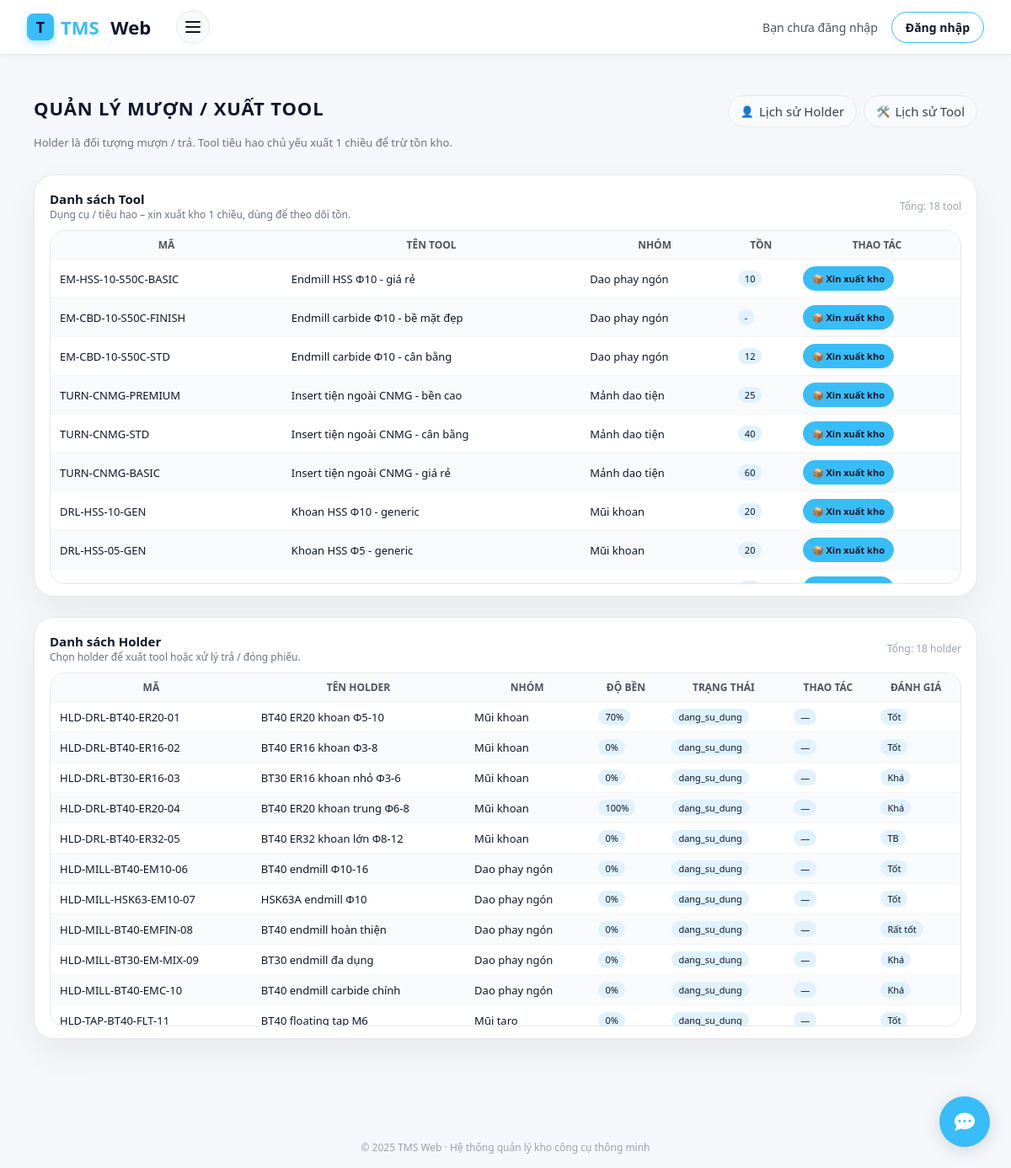
The page /borrow/ on the database as committed earlier.
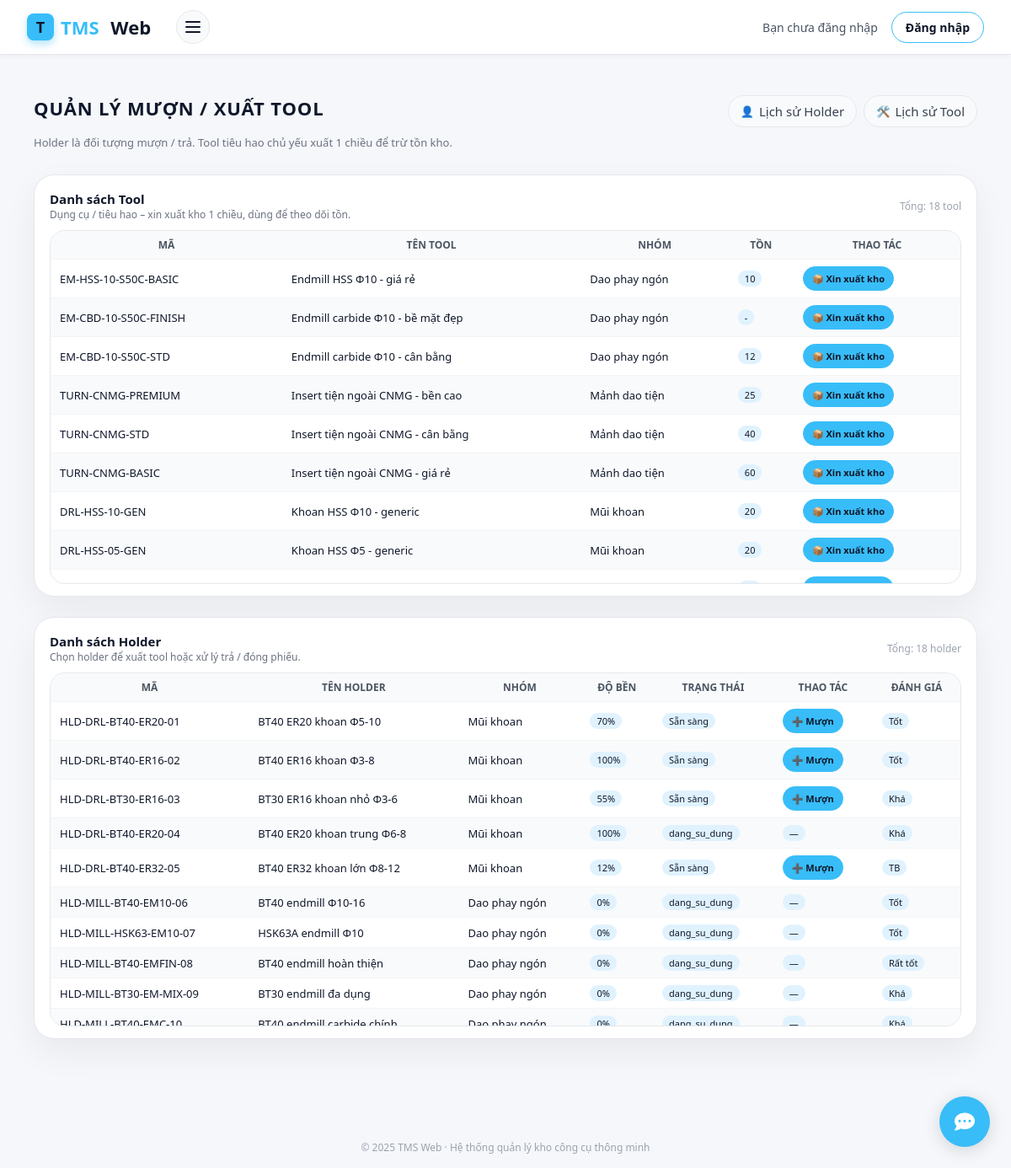
The same page on the database as committed later.
### tool/models.py (models this page shows, shortened)
class Tool(models.Model):
    LOAI_GIA_CONG_CHOICES = [
        ("DRILL", "Khoan"),
        ("MILL", "Phay"),
        ("TAP", "Taro"),
        ("REAM", "Doa"),
        ("TURN", "Tiện"),
    ]
    NHOM_VL_CHOICES = [
        ("P", "Thép (ISO P)"),
        ("M", "Thép không gỉ (ISO M)"),
        ("K", "Gang (ISO K)"),
        ("N", "Nhôm/kim loại màu (ISO N)"),
        ("S", "Hợp kim chịu nhiệt (ISO S)"),
        ("H", "Thép đã tôi (ISO H)"),
    ]
    ten_tool = models.CharField(
        max_length=200,
        verbose_name="Tên tool"
    )
    ma_tool = models.CharField(
        max_length=50,
        unique=True,
        verbose_name="Mã tool"
    )
    nhom_tool = models.CharField(
        max_length=100,
        verbose_name="Nhóm tool",
        help_text="VD: Mũi khoan, Dao phay, Mũi taro…"
    )
    dong_tool = models.CharField(
        max_length=100,
        blank=True,
        verbose_name="Dòng tool",
        help_text="VD: Drill, Endmill, Tap…"
    )
    nha_san_xuat = models.CharField(
        max_length=100,
        blank=True,
        verbose_name="Nhà sản xuất"
    )
    ma_nha_sx = models.CharField(
        max_length=100,
        blank=True,
        verbose_name="Mã nhà sản xuất"
    )
    tieu_chuan = models.CharField(
        max_length=100,
        blank=True,
        verbose_name="Tiêu chuẩn"
    )
    model = models.CharField(
        max_length=100,
        blank=True,
        verbose_name="Model"
    )
    vat_lieu_phu_hop = models.CharField(
        max_length=200,
        blank=True,
        verbose_name="Vật liệu gia công phù hợp",
        help_text="VD: C45, S50C, SUS304…"
    )
    ghi_chu = models.TextField(
        blank=True,
        verbose_name="Ghi chú thêm"
    )
    duong_kinh = models.DecimalField(
        max_digits=6,
        decimal_places=2,
        null=True,
        blank=True,
        verbose_name="Đường kính làm việc (mm)"
    )
    chieu_dai_lam_viec = models.DecimalField(
        max_digits=6,
        decimal_places=2,
        null=True,
        blank=True,
        verbose_name="Chiều dài làm việc (mm)"
    )
    don_vi_tinh = models.CharField(
        max_length=50,
        blank=True,
        verbose_name="Đơn vị tính",
        help_text="VD: cái, hộp, bộ…"
    )
    tuoi_tho_chuan = models.CharField(
        max_length=100,
        blank=True,
        verbose_name="Tuổi thọ chuẩn",
        help_text="VD: 1500 lỗ / 1 tool"
    )
    loai_gia_cong = models.CharField(
        max_length=50,
        choices=LOAI_GIA_CONG_CHOICES,
        verbose_name="Loại gia công chính",
        null=True,
        blank=True,
        help_text="Khoan / Phay / Taro / Doa / Tiện…"
    )
    duong_kinh_min = models.DecimalField(
        max_digits=6,
        decimal_places=2,
        null=True,
        blank=True,
        verbose_name="ĐK min cho phép (mm)"
    )
    duong_kinh_max = models.DecimalField(
        max_digits=6,
        decimal_places=2,
        null=True,
        blank=True,
        verbose_name="ĐK max cho phép (mm)"
    )
    ty_le_sau_lo_max = models.DecimalField(
        max_digits=4,
        decimal_places=1,
        null=True,
        blank=True,
        verbose_name="Tỷ lệ sâu lỗ max (L/D)"
    )
    nhom_vat_lieu_iso = models.CharField(
        max_length=2,
        choices=NHOM_VL_CHOICES,
        blank=True,
        verbose_name="Nhóm vật liệu ISO"
    )
    do_cung_min = models.PositiveIntegerField(
        null=True,
        blank=True,
        verbose_name="Độ cứng vật liệu min (HRC)"
    )
    do_cung_max = models.PositiveIntegerField(
        null=True,
        blank=True,
        verbose_name="Độ cứng vật liệu max (HRC)"
    )
    may_phu_hop = models.CharField(
        max_length=200,
        blank=True,
        verbose_name="Dòng máy phù hợp",
        help_text="VD: VMC 10.000 rpm, CNC tiện, Máy khoan bàn…"
    )
    can_coolant = models.BooleanField(
        default=False,
        verbose_name="Yêu cầu tưới nguội"
    )
    ton_kho = models.PositiveIntegerField(
        default=0,
        verbose_name="Tồn kho hiện tại"
    )
    muc_canh_bao = models.PositiveIntegerField(
        null=True,
        blank=True,
        verbose_name="Mức cảnh báo tối thiểu"
    )
    tu = models.CharField(
    max_length=1,
    blank=True,
    verbose_name="Tủ (A/B/...)"
    )
    ngan = models.PositiveSmallIntegerField(
    null=True,
    blank=True,
    verbose_name="Ngăn (số)"
    )
    may_uu_tien = models.CharField(
        max_length=100,
        blank=True,
        verbose_name="Máy / Line ưu tiên"
    )
    ngay_nhap_kho = models.DateField(
        null=True,
        blank=True,
        verbose_name="Ngày nhập kho"
    )
    gia_tri_mua = models.DecimalField(
        max_digits=15,
        decimal_places=0,
        null=True,
        blank=True,
        verbose_name="Giá trị mua (VND/đv)"
    )
    wear_max = models.PositiveIntegerField(
        null=True,
        blank=True,
        verbose_name="Độ mòn tối đa (%)"
    )
    nguong_thay = models.PositiveIntegerField(
        null=True,
        blank=True,
        verbose_name="Ngưỡng cảnh báo thay (%)"
    )
    hrc_tham_chieu = models.PositiveIntegerField(
        null=True,
        blank=True,
        verbose_name="Độ cứng vật liệu tham chiếu (HRC)"
    )
    che_do_cat_khuyen_nghi = models.TextField(
        blank=True,
        verbose_name="Chế độ cắt khuyến nghị"
    )
    ket_luan_fuzzy = models.TextField(
        blank=True,
        verbose_name="Kết luận fuzzy / khuyến nghị"
    )
    diem_gia = models.PositiveSmallIntegerField(
        null=True,
        blank=True,
        verbose_name="Điểm giá (1=rẻ, 5=rất đắt)"
    )
    diem_do_ben = models.PositiveSmallIntegerField(
        null=True,
        blank=True,
        verbose_name="Điểm độ bền (1=thấp, 5=rất bền)"
    )
    diem_on_dinh = models.PositiveSmallIntegerField(
        null=True,
        blank=True,
        verbose_name="Độ ổn định quá trình (1=kém, 5=rất ổn định)"
    )
    diem_chat_luong_be_mat = models.PositiveSmallIntegerField(
        null=True,
        blank=True,
        verbose_name="Chất lượng bề mặt (1=thô, 5=rất đẹp)"
    )
    diem_san_co = models.PositiveSmallIntegerField(
        null=True,
        blank=True,
        verbose_name="Độ sẵn có (1=khó mua, 5=luôn sẵn)"
    )
    diem_uu_tien_dung_truoc = models.PositiveSmallIntegerField(
        null=True,
        blank=True,
        verbose_name="Mức ưu tiên dùng trước (1=ít, 5=ưu tiên cao)"
    )
    created_at = models.DateTimeField(
        auto_now_add=True,
        verbose_name="Thời gian tạo"
    )
    updated_at = models.DateTimeField(
        auto_now=True,
        verbose_name="Thời gian cập nhật"
    )
    class Meta:
        verbose_name = "Tool tiêu hao"
        verbose_name_plural = "Tool tiêu hao"
        ordering = ["ten_tool", "ma_tool"]
        indexes = [
            models.Index(fields=["ma_tool"]),
            models.Index(fields=["nhom_tool", "dong_tool"]),
            models.Index(fields=["loai_gia_cong", "nhom_vat_lieu_iso"]),
        ]

### holder/models.py (models this page shows, shortened)
class Holder(models.Model):
    ten_thiet_bi = models.CharField(max_length=200)
    nhom_thiet_bi = models.CharField(max_length=100)
    ma_noi_bo = models.CharField(max_length=50, unique=True)
    ma_nha_sx = models.CharField(max_length=100)
    loai_holder = models.CharField(max_length=100, blank=True, null=True)
    so_serial = models.CharField(max_length=100, blank=True, null=True)
    rfid = models.CharField(
    max_length=32,
    unique=True,
    blank=True,
    null=True,
    db_index=True,
    validators=[
        RegexValidator(
            regex=r"^[0-9A-Fa-f]+$",
            message="RFID chỉ gồm ký tự HEX (0-9, A-F).",
        )
    ],
    help_text="Mã RFID của holder (UID tag), ví dụ: A1B2C3D4",
)
    nha_san_xuat = models.CharField(max_length=100, blank=True, null=True)
    nha_cung_cap = models.CharField(max_length=150, blank=True, null=True)
    nguoi_quan_ly = models.CharField(max_length=100, blank=True, null=True)
    TRANG_THAI_CHOICES = [
        ("san_sang", "Sẵn sàng"),
        ("dang_duoc_muon", "Đang được mượn"),
        ("dang_bao_tri", "Đang bảo trì"),
        ("ngung_su_dung", "Ngừng sử dụng"),
    ]
    trang_thai_tai_san = models.CharField(
        max_length=20,
        choices=TRANG_THAI_CHOICES,
        default="san_sang",
    )
    chuan_ga = models.CharField(max_length=50, blank=True, null=True)
    loai_kep = models.CharField(max_length=50, blank=True, null=True)
    chieu_dai_lam_viec = models.DecimalField(
        max_digits=6, decimal_places=2, blank=True, null=True
    )
    duong_kinh_kep_max = models.DecimalField(
        max_digits=6, decimal_places=2, blank=True, null=True
    )
    tu = models.CharField(max_length=50, blank=True, null=True)
    ngan = models.CharField(max_length=50, blank=True, null=True)
    may_uu_tien = models.CharField(max_length=200, blank=True, null=True)
    ngay_nhap_kho = models.DateField(blank=True, null=True)
    gia_tri_mua = models.BigIntegerField(blank=True, null=True)
    chu_ky_kiem_tra = models.CharField(max_length=100, blank=True, null=True)
    lan_kiem_tra_gan_nhat = models.DateField(blank=True, null=True)
    so_lan_ga_thao = models.IntegerField(blank=True, null=True)
    danh_gia_gan_nhat = models.TextField(blank=True, null=True)
    cv = models.DecimalField(  # Độ cứng vững
        max_digits=4, decimal_places=1, blank=True, null=True
    )
    dx = models.DecimalField(  # Độ chính xác gá kẹp
        max_digits=4, decimal_places=1, blank=True, null=True
    )
    mon = models.IntegerField(blank=True, null=True)  # % mòn
    tan_suat = models.IntegerField(blank=True, null=True)  # lần/tháng
    ld = models.DecimalField(  # chiều dài nhô dao
        max_digits=6, decimal_places=2, blank=True, null=True
    )
    ket_luan_fuzzy = models.TextField(blank=True, null=True)
    tool_khuyen_dung = models.ManyToManyField(
        'tool.tool',          # hoặc 'Tool' nếu cùng app
        blank=True,
        related_name='holders_khuyen_dung',
        help_text="Các tool tương thích & khuyên dùng với holder này"
    )
    ma_nhom_tuong_thich = models.CharField(
        max_length=50,
        blank=True,
        null=True,
        help_text="Nếu 2 holder có cùng mã này thì coi như tương thích / thay thế cho nhau"
    )
    created_at = models.DateTimeField(auto_now_add=True)

### accounts/views.py (the view)
# urls.py: path("borrow/", views.borrow_dashboard, name="borrow_dashboard"),
def borrow_dashboard(request):
    tools = Tool.objects.all()[:200]
    holders = Holder.objects.all()[:200]
    context = {
        "tools": tools,
        "holders": holders,
    }
    return render(request, "borrow_dashboard.html", context)

### templates/borrow_dashboard.html (shortened to what the changed rows need)
{% extends "base.html" %}
{% block content %}
<div class="borrow-page">
    <div class="bp-card">
        <div class="bp-table-wrapper">
            <table class="bp-table">
                <thead>
                <tr>
                    <th>Mã</th>
                    <th>Tên tool</th>
                    <th>Nhóm</th>
                    <th>Tồn</th>
                    <th>Thao tác</th>
                </tr>
                </thead>
                <tbody>
                {% for tool in tools %}
                    <tr>
                        <td>{{ tool.ma_tool }}</td>
                        <td>{{ tool.ten_tool }}</td>
                        <td>{{ tool.nhom_tool }}</td>
                        <td>
                            <span class="bp-badge">
                                {{ tool.ton_kho|default:"-" }}
                            </span>
                        </td>
                        <td>
                            <a href="{% url 'tool_muontra:tool_transaction_create' tool.id %}" class="btn-small">
                                📦 Xin xuất kho
                            </a>
                        </td>
                    </tr>
                {% empty %}
                    <tr>
                        <td colspan="5">Chưa có tool nào.</td>
                    </tr>
                {% endfor %}
                </tbody>
            </table>
        </div>
    </div>
    <div class="bp-card">
        <div class="bp-table-wrapper">
            <table class="bp-table">
           <thead>
<tr>
  <th>Mã</th>
  <th>Tên holder</th>
  <th>Nhóm</th>
  <th>Độ bền</th>
  <th>Trạng thái</th>
  <th>Thao tác</th>
  <th>Đánh giá</th>
</tr>
</thead>
<tbody>
{% for holder in holders %}
  <tr>
    <td>{{ holder.ma_noi_bo }}</td>
    <td>{{ holder.ten_thiet_bi }}</td>
    <td>{{ holder.nhom_thiet_bi }}</td>
    <td>
      {% if holder.mon is not None %}
        <span class="bp-badge">{{ holder.mon }}%</span>
      {% else %}
        —
      {% endif %}
    </td>
    <td>
      <span class="bp-badge">{{ holder.get_trang_thai_tai_san_display }}</span>
    </td>
    <td>
      {% if holder.trang_thai_tai_san == "san_sang" %}
        <a href="{% url 'holder_muontra:borrow_for_holder' holder.id %}" class="btn-small">
          ➕ Mượn
        </a>
      {% elif holder.trang_thai_tai_san == "dang_duoc_muon" %}
        <a href="{% url 'holder_muontra:return_for_holder' holder.id %}" class="btn-small neutral">
          ↩️ Trả / đóng
        </a>
      {% else %}
        <span class="bp-badge">—</span>
      {% endif %}
    </td>
    <td>
      <span class="bp-badge">{{ holder.danh_gia_gan_nhat|default:"-" }}</span>
    </td>
  </tr>
{% empty %}
  <tr>
    <td colspan="7">Chưa có holder nào.</td>
  </tr>
{% endfor %}
</tbody>
            </table>
        </div>
    </div>
</div>
{% endblock %}

Rows that differ between the two databases and show on the page:
no longer on this page (row unchanged): Holder: ma_noi_bo "HLD-TAP-BT40-FLT-11", ten_thiet_bi "BT40 floating tap M6", nhom_thiet_bi "Mũi taro", mon "0", trang_thai_tai_san "dang_su_dung", danh_gia_gan_nhat "Tốt"
changed Holder "HLD-DRL-BT40-ER20-01": trang_thai_tai_san "dang_su_dung" → "Sẵn sàng"; trang_thai_tai_san "—" → "➕ Mượn"
changed Holder "HLD-DRL-BT40-ER16-02": mon "0" → "100"; trang_thai_tai_san "dang_su_dung" → "Sẵn sàng"; trang_thai_tai_san "—" → "➕ Mượn"
changed Holder "HLD-DRL-BT30-ER16-03": mon "0" → "55"; trang_thai_tai_san "dang_su_dung" → "Sẵn sàng"; trang_thai_tai_san "—" → "➕ Mượn"
changed Holder "HLD-DRL-BT40-ER32-05": mon "0" → "12"; trang_thai_tai_san "dang_su_dung" → "Sẵn sàng"; trang_thai_tai_san "—" → "➕ Mượn"
